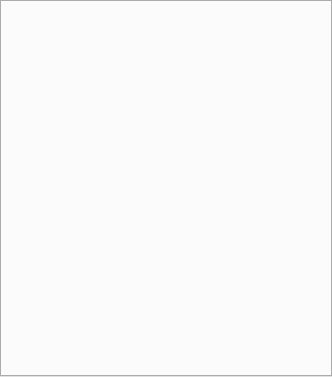
<?xml version="1.0" encoding="UTF-8"?>
<ui version="4.0">
 <class>ImgInfowindow</class>
 <widget class="QTabWidget" name="ImgInfowindow">
  <property name="geometry">
   <rect>
    <x>0</x>
    <y>0</y>
    <width>332</width>
    <height>377</height>
   </rect>
  </property>
  <property name="windowTitle">
   <string>影像信息</string>
  </property>
 </widget>
 <resources/>
 <connections/>
</ui>
